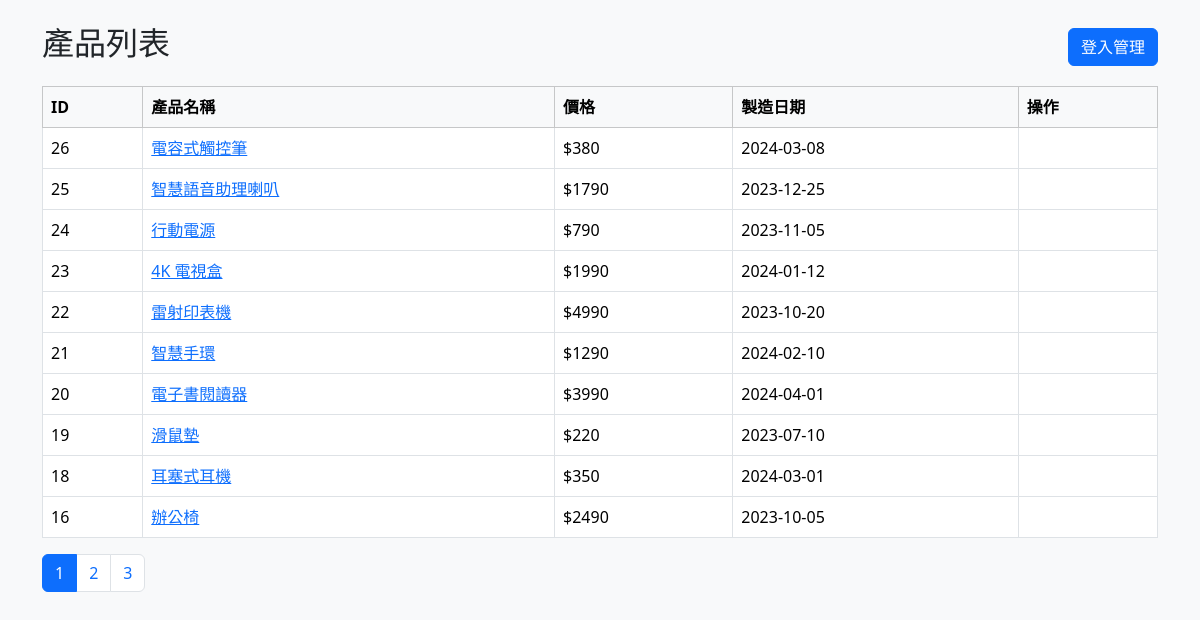
The app's page /product/index.php with its own data.
### tables this page shows
CREATE TABLE `product` (
  `id` int(11) NOT NULL,
  `pname` varchar(64) NOT NULL COMMENT '產品名稱',
  `pspec` varchar(64) NOT NULL COMMENT '產品規格',
  `price` int(11) NOT NULL COMMENT '定價',
  `pdate` date NOT NULL COMMENT '製造日期',
  `content` text NOT NULL COMMENT '內容說明'
);

### product/index.php (the view, shortened to what this page needs)
<?php
function loginOK() {
    return (isset($_SESSION["loggedin"]) && ($_SESSION["loggedin"]===true));
}
$conn = new mysqli("localhost", "root", "", "school");
$page = isset($_GET['page']) ? (int)$_GET['page'] : 1;
$limit = 10;
$offset = ($page - 1) * $limit;
$total_result = $conn->query("SELECT COUNT(*) AS total FROM product")->fetch_assoc();
$total_pages = ceil($total_result['total'] / $limit);
$result = $conn->query("SELECT * FROM product ORDER BY id DESC LIMIT $offset, $limit");
include 'header.php';
?>
<div class="d-flex justify-content-between align-items-center mb-3">
    <h2>產品列表</h2>
    <?php if (loginOK()) { ?>
        <span>
        <a href="create.php" class="btn btn-success">➕ 新增產品</a>
        <a href="logout.php" class="btn btn-primary">登出</a>
        </span>
    <?php } else { ?>
        <a href="login.php" class="btn btn-primary">登入管理</a>
    <?php } ?>
</div>
<table class="table table-bordered table-hover bg-white">
    <thead class="table-light">
        <tr>
            <th>ID</th><th>產品名稱</th><th>價格</th><th>製造日期</th><th>操作</th>
        </tr>
    </thead>
    <tbody>
        <?php while($row = $result->fetch_assoc()): ?>
        <tr>
            <td><?= $row['id'] ?></td>
            <td><a href="view.php?id=<?= $row['id'] ?>"><?= htmlspecialchars($row['pname']) ?></a></td>
            <td>$<?= $row['price'] ?></td>
            <td><?= $row['pdate'] ?></td>
            <td>
            </td>
        </tr>
        <?php endwhile; ?>
    </tbody>
</table>
<nav>
  <ul class="pagination">
    <?php for ($i = 1; $i <= $total_pages; $i++): ?>
        <li class="page-item <?= $i == $page ? 'active' : '' ?>">
            <a class="page-link" href="?page=<?= $i ?>"><?= $i ?></a>
        </li>
    <?php endfor; ?>
  </ul>
</nav>
<?php include 'footer.php'; ?>

### product/header.php (shortened to what this page needs)
<!DOCTYPE html>
<html lang="zh-Hant">
<head>
    <link href="https://cdn.jsdelivr.net/npm/bootstrap@5.3.3/dist/css/bootstrap.min.css" rel="stylesheet">
</head>
<body class="bg-light">
<div class="container mt-4">

### product/footer.php (shortened to what this page needs)
</div>
</body>
</html>

### records on screen
product: id "26", pname "電容式觸控筆", price "380", pdate "2024-03-08"
product: id "25", pname "智慧語音助理喇叭", price "1790", pdate "2023-12-25"
product: id "24", pname "行動電源", price "790", pdate "2023-11-05"
product: id "23", pname "4K 電視盒", price "1990", pdate "2024-01-12"
product: id "22", pname "雷射印表機", price "4990", pdate "2023-10-20"
product: id "21", pname "智慧手環", price "1290", pdate "2024-02-10"
product: id "20", pname "電子書閱讀器", price "3990", pdate "2024-04-01"
product: id "19", pname "滑鼠墊", price "220", pdate "2023-07-10"
product: id "18", pname "耳塞式耳機", price "350", pdate "2024-03-01"
product: id "16", pname "辦公椅", price "2490", pdate "2023-10-05"
